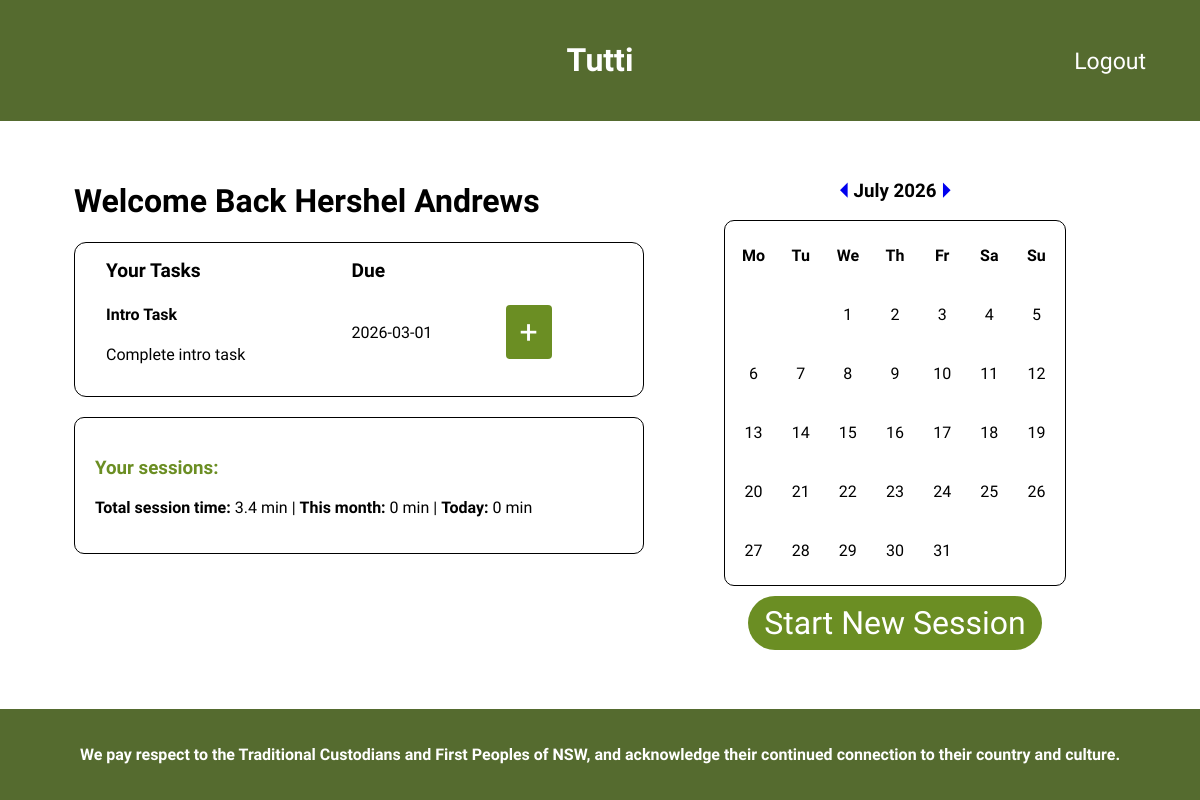
/student_main/2026/7/ (signed in), run on the app's committed database.
### tables this page shows
CREATE TABLE users(
                    id INTEGER PRIMARY KEY AUTOINCREMENT,
                    username TEXT UNIQUE NOT NULL,
                    password_hash TEXT NOT NULL,
                    role TEXT NOT NULL CHECK(role IN ('user','admin')),
                    class_id INTEGER NOT NULL,
                    created_at TEXT DEFAULT CURRENT_TIMESTAMP,
                    FOREIGN KEY (class_id) REFERENCES classes(id)
                    );

CREATE TABLE tasks(
                    id INTEGER PRIMARY KEY AUTOINCREMENT,
                    name TEXT NOT NULL,
                    desc TEXT NOT NULL,
                    due TEXT NOT NULL,
                    class_id INTEGER NOT NULL,
                    FOREIGN KEY (class_id) REFERENCES classes(id)
                    );

### app.py (the view)
@app.route("/student_main", methods=["GET", "POST"])
@app.route("/student_main/<int:year>/<int:month_num>/", methods=["GET", "POST"])
@check_permissions("user") # Decorator ensures only student's access the the student page
def student_main(year=None, month_num=None):
    conn = sqlite3.connect('tutti.db')
    cursor = conn.cursor()
    dt = date.today()
    if (year is None or month_num is None) or (year==dt.year and month_num == dt.month) : # Check whether the route recieved any year/month data from the url
        year = dt.year
        month_num = int(dt.month)
        curr_day = int(dt.strftime("%d"))
        month_str = dt.strftime("%B")
    else:
        temp_dt = date(year, month_num, 1)
        curr_day = None
        month_str = temp_dt.strftime("%B")
    prev_month = month_num - 1
    prev_year = year
    if prev_month == 0:
        prev_month = 12
        prev_year -= 1
    next_month = month_num + 1
    next_year = year
    if next_month == 13:
        next_month = 1
        next_year += 1
    cale = calendar.monthcalendar(year, month_num)
    current_month = []
    for week in cale:
        current_month.append(week)
    cursor.execute("SELECT username, id FROM users WHERE username = ?", (session['username'],))
    row = cursor.fetchone()
    username = row[0]
    user_id = row[1]
    cursor.execute("SELECT task_id FROM user_tasks WHERE user_id = ? AND completed = 0", (user_id,))
    task_ids = cursor.fetchall()
    tasks = []
    if not task_ids:
        tasks = "You have no tasks to complete!"
        pasttasks = []
        futtasks = []
    else:
        for row in task_ids:
            cursor.execute("SELECT * FROM tasks WHERE id = ?", (row[0],))
            tup = cursor.fetchone()
            task = list(tup)
            tasks.append(task)
        tasks = sorted(tasks, key=lambda x: x[3]) # Sort by their due date so that the oldest are at the top
        pasttasks = []
        futtasks = []
        for i in tasks:
            y, m, d = map(int, i[3].split("-"))
            task_date = date(y, m, d)
            if year == y and month_num == m:
                if task_date < dt:
                    pasttasks.append(int(task_date.strftime("%d")))
                else:
                    futtasks.append(int(task_date.strftime("%d")))
    cursor.execute("SELECT time, date FROM sessions WHERE user_id = ?", (user_id,))
    times_raw = cursor.fetchall()
    total_time = 0
    month_time = 0
    today_time = 0
    for time in times_raw:
        total_time += time[0] # Add all the session times together
        y, m, d = map(int, time[1].split("-"))
        if m == month_num:
            month_time += time[0]
            task_date = date(y, m, d)
            if task_date == dt:
                today_time += time[0]
    conn.commit()
    conn.close()
    return render_template("student_main.html",
                           username=username,
                           month=month_str,
                           curr_day=curr_day,
                           current_month=current_month,
                           year=year,
                           prev_year=prev_year,
                           prev_month=prev_month,
                           next_year=next_year,
                           next_month=next_month,
                           tasks=tasks,
                           pasttasks=pasttasks,
                           futtasks=futtasks,
                           total_time=total_time,
                           month_time=month_time,
                           today_time=today_time) # Send EVERYTHING to the HTML

### app.py (called while the page is built)
def check_permissions(r_role): # The decorator that checks the user is the correct role to access each route
    def decorator(f):
        @wraps(f)
        def wrapper(*args, **kwargs):
            user_id = session.get('user_id')
            if not user_id:
                return redirect('/unauthorised')
            conn = sqlite3.connect('tutti.db')
            cursor = conn.cursor()
            cursor.execute("SELECT role FROM users WHERE id = ?", (user_id,))
            row = cursor.fetchone()
            conn.close()
            if not row or row[0] != r_role:
                return redirect('/unauthorised')
            return f(*args, **kwargs)
        return wrapper
    return decorator

@app.before_request
def make_session_permanent(): # Tells flask that it should enforce the session lifetime of each user
    session.permanent = True

### templates/student_main.html (shortened to what this page needs)
{% extends "layout.html" %}
{% block body %}
<div class="header-whitespace"></div>
<div class="actions-container">
    <form action="{{ url_for('logout') }}" method="get" style="display: inline;">
        <button type="submit">Logout</button>
    </form>
</div>
<div class="student_main_view">
    <div class="left_student_view">
        <div class="tasks">
            <h1>Welcome Back {{username}}</h1>
            <table class="tasks-table">
                <tr>
                    <th id="task_name">Your Tasks</th>
                    <th id="due_date">Due</th>
                    <th id="button"></th>
                </tr>
                <tbody>
                    {% if tasks is string %}
                        <tr>
                            <td colspan="8" id="task-txt">
                                {{ tasks }}
                            </td>
                        </tr>
                    {% else %}
                        {% for row in tasks %}
                        <tr>
                            <td>
                                <h4>{{ row[1] }}</h4>
                                <p>{{ row[2] }}</p>
                            </td>
                            <td>{{ row[3] }}</td>
                            <td><button class="open-popup" onclick="openPopup({{ row[0] }})">+</button></td>
                        {% endfor %}
                    {% endif %}
                </tbody>
            </table>
        </div>
        <div class="time_data">
            <h3>Your sessions:</h3>
            <p><b>Total session time: </b>{{ total_time }} min | <b>This month: </b>{{ month_time }} min | <b>Today: </b>{{ today_time }} min</p>
        </div>
    </div>
    <div class="calendar">
        <div class="calendar-nav">
            <h3><a href="{{ url_for('student_main', year=prev_year, month_num=prev_month) }}">&#9204;    </a>{{ month }} {{ year }}<a href="{{ url_for('student_main', year=next_year, month_num=next_month) }}">    &#9205;</a></h3>
        </div>
        <table>
            <tr>
                <th>Mo</th>
                <th>Tu</th>
                <th>We</th>
                <th>Th</th>
                <th>Fr</th>
                <th>Sa</th>
                <th>Su</th>
            </tr>
            {% for week in current_month %}
            <tr>
                {% for day in week %}
                    {% if day == 0 %}
                        <td></td>
                    {% elif day == curr_day %}
                        <td style="background-color: olivedrab; color: white;">{{ day }}</td>
                    {% elif day in futtasks %}
                        <td style="background-color: rgb(216, 231, 188);">{{ day }}</td>
                    {% elif day in pasttasks %}
                        <td style="background-color: rgb(254, 225, 225);">{{ day }}</td>
                    {% else %}
                        <td>{{ day }}</td>
                    {% endif %}
                {% endfor %}
            </tr>
            {% endfor %}
        </table>
        <td><button class="open-popup" onclick="openPopup(null)">Start New Session</button></td>
    </div>
</div>
<div class="header-whitespace"></div>
{% endblock %}

### static/style.css (style rules this page uses)
* { font-family: 'Comfortaa', sans-serif; box-sizing: border-box; }
.header-whitespace { padding: 20px; }
html, body { height: 100%; margin: 0; }
.actions-container { position: absolute; top: 30px; right: 30px; font-size: 1.2em; }
.actions-container button, .actions-container select { font-size: 1.2em; color: white; background-color: transparent; border: transparent; box-shadow: none; padding-left: 20px; }
.student_main_view { width: 95%; display: flex; gap: 5rem; justify-content: center; }
.calendar { width: 30%; text-align: center; }
.calendar-nav a { text-decoration: none; }
.calendar table { width: 100%; border: 1px solid black; border-radius: 10px; border-collapse: separate; border-spacing: 10px; table-layout: fixed; }
.calendar th, .calendar td { text-align: center; padding: 15px 5px; border-radius: 30px; }
.left_student_view { width: 50%; }
.tasks table { width: 100%; border: 1px solid black; border-radius: 12px; border-spacing: 0; text-align: left; padding: 15px 30px; }
.tasks th { font-size: 1.2em; }
.tasks td { border-bottom: 1px solid black; }
.tasks tr:last-child td { border-bottom: none; }
.time_data { padding: 20px; border-radius: 10px; border: 1px solid black; margin-top: 20px; }
.time_data h3, .sml-time_data h3 { color: olivedrab; }
button, .tasks button, .open-popup, .stopwatch-submit, .sml-actions-container button, .make_admin { background: olivedrab; color: white; border: none; padding: 8px 14px; border-radius: 4px; }
.open-popup { font-size: 2em; padding: 8px 16px; border-radius: 30px; }
.task-contents input, button { margin: 10px; }

### data on the page
users: username "Hershel Andrews"
tasks: name "Intro Task", desc "Complete intro task", due "2026-03-01"

### other printed values
{{ total_time }} "3.4"
{{ month_time }} "0"
{{ today_time }} "0"
{{ month }} "July"
{{ year }} "2026"
{{ day }} "1" "2" "3" "4" "5" "6" "7" "8" "9" "10" "11" "12" "13" "14" "15" "16" "17" "18" "19" "20" "21" "22" "23" "24" "25" "26" "27" "28" "29" "30" "31"
